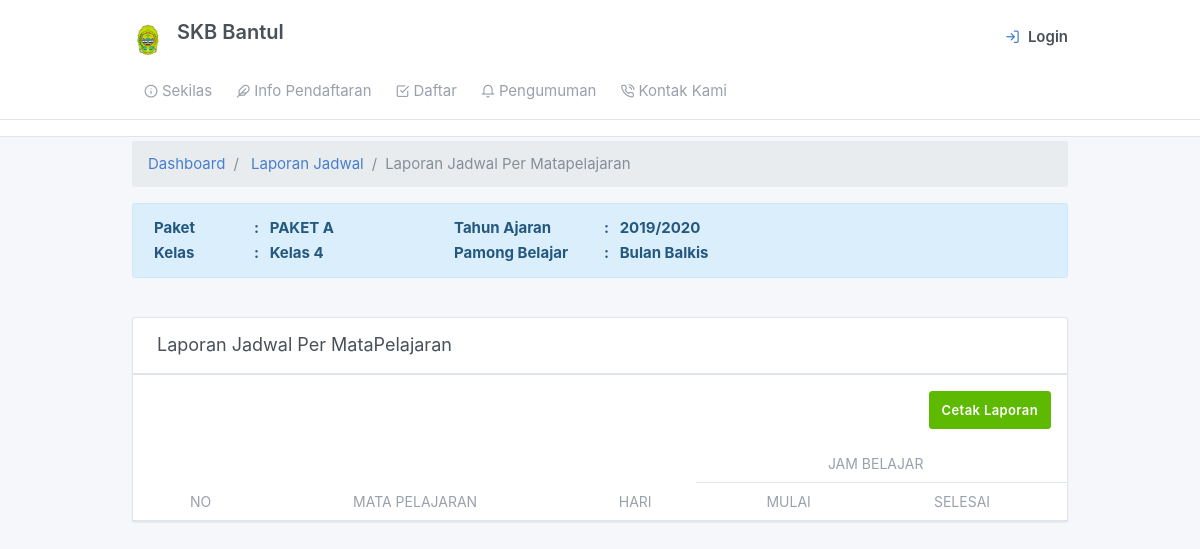
The app's page /admin/laporanjadwal_permapel.php?id=1, older data.
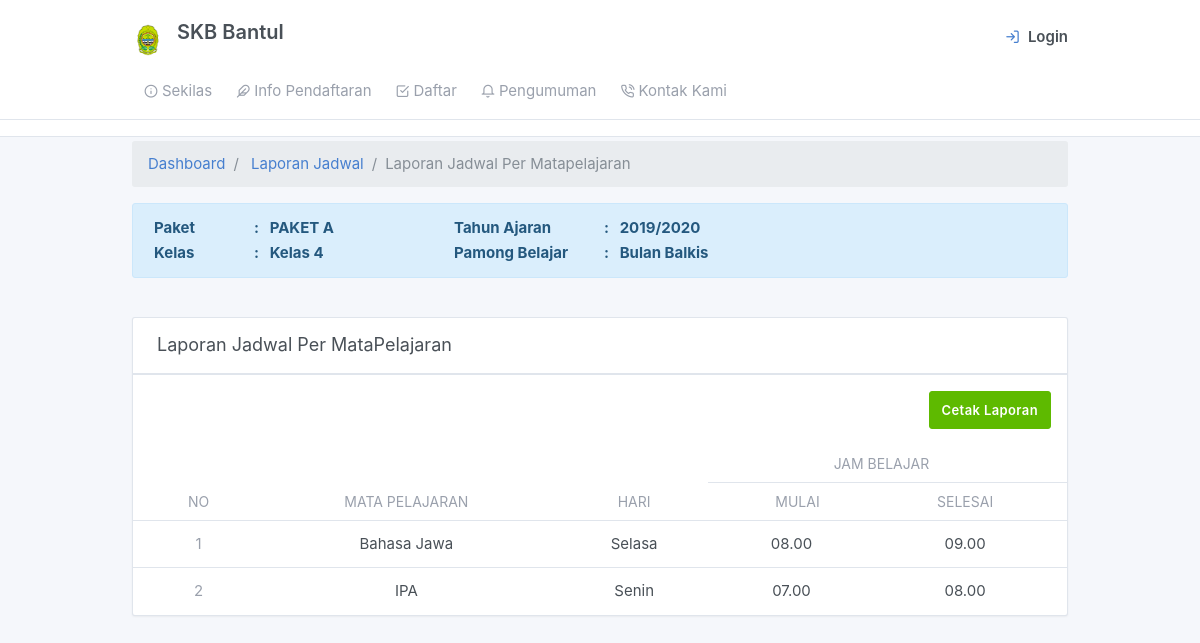
The same page, newer data.
### tables this page shows
CREATE TABLE `tb_rombel` (
  `rombel_id` int(11) NOT NULL,
  `ta_id` int(11) NOT NULL,
  `kelas_id` int(11) NOT NULL,
  `nik` char(16) NOT NULL
);

CREATE TABLE `tb_paket` (
  `paket_id` int(11) NOT NULL,
  `paket_nama` char(10) NOT NULL
);

CREATE TABLE `tb_tahunajaran` (
  `ta_id` int(11) NOT NULL,
  `semester_id` int(11) NOT NULL,
  `ta_nama` varchar(12) NOT NULL,
  `ta_status` varchar(12) NOT NULL DEFAULT 'Tidak Aktif'
);

CREATE TABLE `tb_kelas` (
  `kelas_id` int(11) NOT NULL,
  `kelas_nama` varchar(11) NOT NULL,
  `paket_id` int(11) NOT NULL,
  `status` varchar(20) NOT NULL
);

CREATE TABLE `tb_pamong_belajar` (
  `nik` char(16) NOT NULL,
  `pamong_nama` varchar(50) NOT NULL,
  `pamong_tempat_lhr` varchar(30) NOT NULL,
  `pamong_tanggal_lhr` date NOT NULL,
  `pamong_jenkel` enum('Laki-Laki','Perempuan') NOT NULL,
  `pamong_agama` varchar(12) NOT NULL,
  `pamong_alamat` varchar(100) NOT NULL,
  `pamong_no_hp` varchar(14) NOT NULL,
  `pamong_jabatan` enum('Pamong Belajar','Tutor') NOT NULL
);

CREATE TABLE `tb_jadwal` (
  `jadwal_id` int(11) NOT NULL,
  `rombel_id` int(11) DEFAULT NULL,
  `jadwal_hari` varchar(40) NOT NULL DEFAULT '-',
  `mapel_id` int(11) NOT NULL,
  `jadwal_jammulai` varchar(10) NOT NULL DEFAULT '-',
  `jadwal_jamselesai` varchar(10) DEFAULT '-',
  `nik` char(16) NOT NULL
);

CREATE TABLE `tb_mapel` (
  `mapel_id` int(11) NOT NULL,
  `mapel_kode` char(10) NOT NULL,
  `mapel_nama` varchar(50) NOT NULL,
  `mapel_kkm` set('70') NOT NULL,
  `paket_id` int(11) NOT NULL
);

### admin/laporanjadwal_permapel.php (the view, shortened to what this page needs)
<?php include_once "views/main.php";?>
<div class="my-3 my-md-1">
  <div class="container">
  <ol class="breadcrumb">
            <li class="breadcrumb-item">
              <a href="../index.php">Dashboard</a>
            </li>
            <li class="breadcrumb-item">
              <a href="../admin/lap_jadwal.php">Laporan Jadwal</a>
            </li>
            <li class="breadcrumb-item active">Laporan Jadwal Per Matapelajaran</li>
          </ol>
    <?php
	  $sql1=mysqli_query($connect, "SELECT a.rombel_id,c.kelas_nama,f.paket_nama,b.ta_nama,e.pamong_nama FROM tb_rombel a JOIN tb_tahunajaran b ON a.ta_id=b.ta_id JOIN tb_kelas c ON a.kelas_id=c.kelas_id JOIN tb_pamong_belajar e ON a.nik=e.nik JOIN tb_paket f on c.paket_id=f.paket_id WHERE a.ta_id=(SELECT ta_id FROM tb_tahunajaran WHERE ta_status='Aktif') AND a.rombel_id='".$_GET['id']."'");
	  $cek1= mysqli_num_rows($sql1);
	  if($cek1>0){
	  while ($data1= mysqli_fetch_array($sql1)) {
	?>
   <div class="alert alert-info" role="alert">
    <table>
        <tr>
            <th style="text-align:left;" width="100px">Paket </th>
            <th style="text-align:left;" width="120px">: &nbsp&nbsp<?php echo $data1['paket_nama'] ?></th>
            <th style="text-align:left;" width="120px">Tahun Ajaran</th>
            <th style="text-align:left;" width="120px">: &nbsp&nbsp<?php echo $data1['ta_nama'] ?></th>
        </tr>
        <tr>
            <th style="text-align:left;" width="100px">Kelas </th>
            <th style="text-align:left;" width="200px">: &nbsp&nbsp<?php echo $data1['kelas_nama'] ?></th>
            <th style="text-align:left;" width="150px"> Pamong Belajar </th>
            <th style="text-align:left;" width="300px">: &nbsp&nbsp<?php echo $data1['pamong_nama'] ?></th>
        </tr>
    </table>
    </div>
   <br>
    <?php }} ?>
     <div class="">
        <div class="card">
        <div class="card-header">
            <h3 class="card-title">Laporan Jadwal Per MataPelajaran</h3>
          </div>
          <div class="table-responsive">
              <div class="modal-footer">
                <a href="print_lap_jadwal.php?id=<?php echo $data['rombel_id'] ?>"><button class="btn btn-success" type="submit">Cetak Laporan</button></a>
              </div>
            <table border="0px" style="border-collapse: collapse;" class="table card-table table-vcenter text-nowrap" >
              <thead>
                <tr>
                    <th rowspan="2"><center>No</center></th>
                    <th rowspan="2"><center>Mata Pelajaran</center></th>
                    <th rowspan="2"><center>Hari</center></th>
                    <th colspan="2"><center>Jam Belajar</center></th>
                 </tr>
                 <tr>
                    <th><center>Mulai</center></th>
                    <th><center>Selesai</center></th>
                  </tr>
              </thead>
                <tbody>
             <?php
                $no=1;
                $sql=mysqli_query($connect, "SELECT a.jadwal_id,b.mapel_nama,a.jadwal_hari,a.jadwal_jammulai,a.jadwal_jamselesai FROM tb_jadwal a JOIN tb_mapel b ON a.mapel_id=b.mapel_id WHERE a.rombel_id='".$_GET['id']."'");
                $cek= mysqli_num_rows($sql);
                    if($cek>0){
                       while ($data= mysqli_fetch_assoc($sql)) {
              ?>
                <tr>
                  <td align="center"><span class="text-muted"><?php echo $no;?></span></td>
                  <td align="center"><?php echo $data['mapel_nama'] ?><input type="hidden" name="idjadwal[]" value="<?php echo $data['jadwal_id'] ?>"></td>
                  <td align="center"><?php echo $data['jadwal_hari'] ?></td>
                  <td align="center"><?php echo $data['jadwal_jammulai'] ?></td>
                  <td align="center"><?php echo $data['jadwal_jamselesai'] ?></td>
                </tr>
                 <?php $no++;}} ?>
              </tbody>
            </table>
          </div>
        </div>
      </div>
    </div>
  </div>

Row changes from the older to the newer data that the page shows:
added tb_jadwal: mapel.mapel_nama "Bahasa Jawa", jadwal_hari "Selasa", jadwal_jammulai "08.00", jadwal_jamselesai "09.00"
added tb_jadwal: mapel.mapel_nama "IPA", jadwal_hari "Senin", jadwal_jammulai "07.00", jadwal_jamselesai "08.00"
